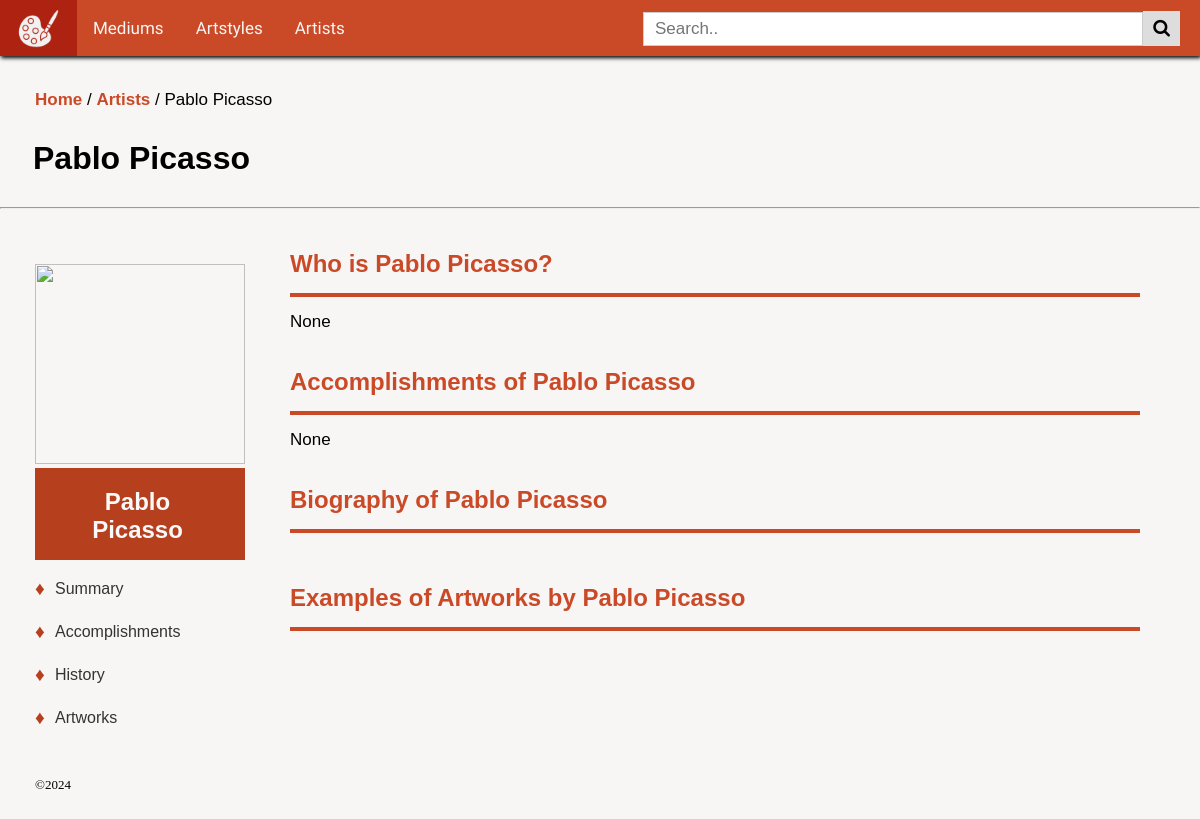
/artist/2, run on an earlier commit of the app's database.
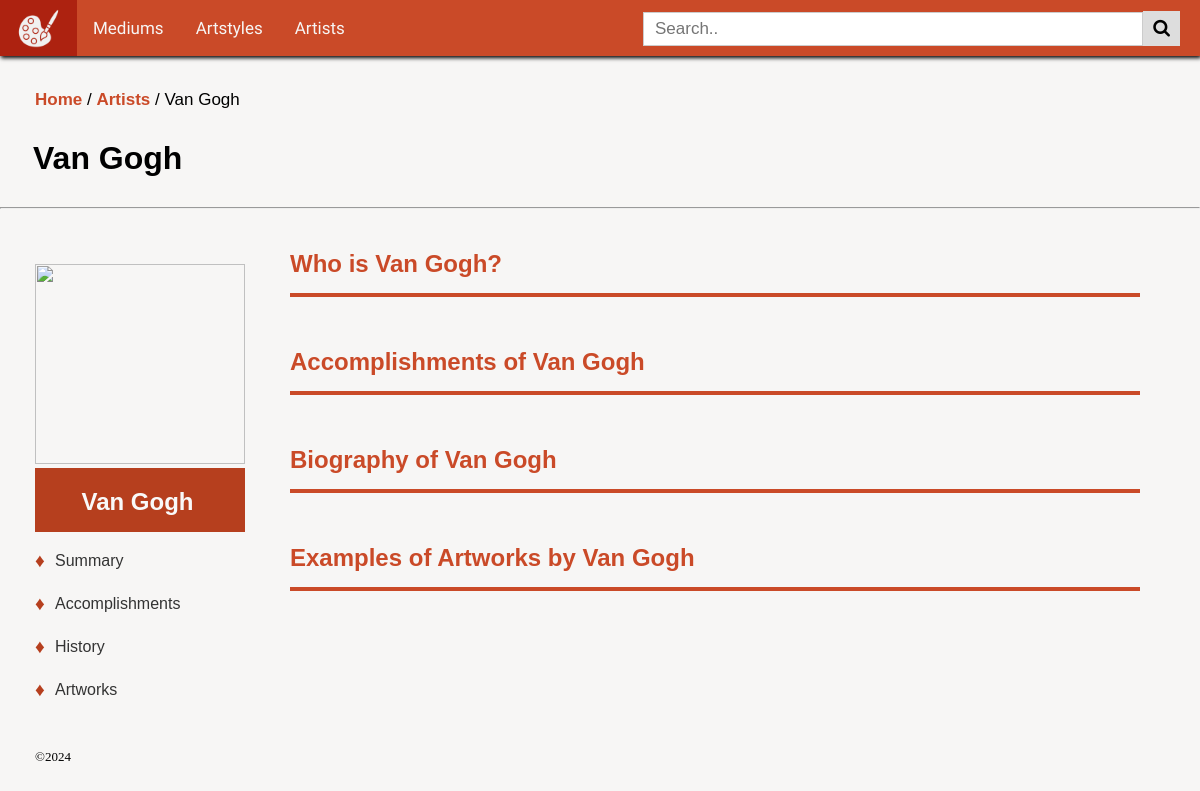
And on a later commit of the database.
### tables this page shows
CREATE TABLE Artists (id INTEGER PRIMARY KEY AUTOINCREMENT, name TEXT NOT NULL, image TEXT, summary TEXT, accomplishments TEXT, biography TEXT, created_at TEXT);

### routes.py (the view)
@app.route('/artist/<int:id>')
def artist(id):
    conn = get_db()
    cur = conn.cursor()
    cur.execute("SELECT * FROM Artists WHERE id = ?", (id,))
    artist = cur.fetchone()
    if not artist:
        return render_template('error.html', message="Artist not found"), 404
    cur.execute("SELECT * FROM Artworks WHERE artist_id = ?", (id,))
    artworks = cur.fetchall()
    conn.close()
    return render_template('artist.html', artist=artist,
                           artworks=artworks)

### routes.py (called while the page is built)
def get_db():
    conn = sqlite3.connect(DATABASE)
    return conn

### templates/artist.html (shortened to what this page needs)
{% extends "layout.html" %}
{% block content %}
<p class="space">
    <a href="/" class="link">Home</a> / <a href="/artist" class="link">Artists </a>/ {{artist[1]}}
</p>
<h1> {{artist[1]}} </h1>
<hr/>
<div class="content-container">
    <div class="table-of-contents">
        <img src="{{artist[2]}}">
        <div class="toc-title">
             <h2> {{artist[1]}} </h2>
        </div>
        <div class="toc-chapters">
            <li><a href="#summary" class="toc-link">Summary</a></li>
            <li><a href="#accomplishments" class="toc-link">Accomplishments</a></li>
            <li><a href="#biography" class="toc-link">History</a></li>
            <li><a href="#artworks" class="toc-link">Artworks</a></li>
        </div>
    </div>
    <div class="main-content">
        <section id="summary">
            <h2> Who is {{artist[1]}}? </h2>
            <div class="border-block"></div>
            <p> {{artist[3]}} </p>
        </section>
        <section id="accomplishments">
            <h2> Accomplishments of {{artist[1]}} </h2>
            <div class="border-block"></div>
            <p> {{artist[4]|safe}} </p>
        </section>
        <section id="biography">
            <h2> Biography of {{artist[1]}} </h2>
            <div class="border-block"></div>
            <p> {{artist[5]|safe}} </p>
        </section>
        <section id="artworks">
            <h2> Examples of Artworks by {{artist[1]}} </h2>
            <div class="border-block"></div>
        </section>
    </div>
</div>
{% endblock %}

### templates/layout.html (shortened to what this page needs)
<!doctype html>
<html>
<head>
    <link rel="stylesheet" href="https://cdnjs.cloudflare.com/ajax/libs/font-awesome/4.7.0/css/font-awesome.min.css">
    <link rel="stylesheet" href="/static/style.css">
</head>
<body>
<nav>
    <div class="topnav">
        <a class="logo" href="/">
            <img src="/static/images/Icon.png" alt="Home" title="Home" aria-label="Home">
        </a>
        <a href="/medium">Mediums</a>
        <a href="/artstyle">Artstyles</a>
        <a href="/artist">Artists</a>
        <div class="search-container">
            <form action="/search" method="POST" onsubmit="return validateSearch()">
                <input type="text" id="query" name="search_term" placeholder=" Search..">
                <button type="submit"><i class="fa fa-search"></i></button>
            </form>
        </div>
    </div>
</nav>
<div style="height: 1500px;">
    <main>
        {% block content %}{% endblock %}
    </main>
<footer>
    <p><font size="2px"> ©2024 </font></p>
</footer>
</body>
</html>

### static/style.css (style rules this page uses)
html { scroll-behavior: smooth; }
body { margin: 0; padding: 0; height: 100%; background-color: #f7f6f5; overflow-x: hidden; }
main { margin-top: 30px; padding-top: 5px; font-family: 'Calibri', sans-serif; }
h1 { font-family: "Arial", sans-serif; margin: 30px 40px 30px 33px; text-decoration: none !important; }
h2 { font-family: "Arial", sans-serif; color: #ca4a28; margin-left: 35px; margin-right: 40px; margin-bottom: 15px; text-decoration: none !important; }
p { padding-top: 5px; font-size: 17px; margin-left: 35px; margin-right: 50px; }
img { height: auto; max-width: 100%; }
.link { text-decoration: none; color: #ca4a28; font-weight: bold; }
.space { margin-top:50px }
.topnav { display: flex; justify-content: space-between; position: fixed; top: 0; left: 0; width: 100%; background-color: #ca4a28; box-shadow: 1px 2px 4px black; z-index: 1000; }
.topnav a { font-family: "Grandstander", cursive; color: #f7f6f5; text-align: center; padding: 18px 16px; text-decoration: none; font-size: 17px; flex: 0 1 auto; }
.topnav a.logo { background-color: #ad2210; color: white; transition: all 0.3s ease; border: none; padding: 2px 16px; display: flex; align-items: center; text-align: left; box-sizing: border-box; }
.topnav img { max-height: 45px; max-width: 45px; }
.topnav .search-container { display: flex; align-items: center; margin-left: auto; }
.topnav input[type=text] { padding: 6px; font-size: 17px; border: none; width: 500px; border: 1px solid #ccc; }
.topnav .search-container button { padding: 7px 10px; background: #ddd; font-size: 18px; border: none; cursor: pointer; margin: 0px 20px 0px -4px; }
.topnav input[type=text] { border: 1px solid #ccc; }
* { box-sizing: border-box; }
.main-content p { margin-top: 0px; margin-bottom: 4px; }
.content-container { margin: 55px 25px 0px 25px; display: grid; grid-template-columns: 20% 80%; }
.table-of-contents { margin: 0px 10px 5px 10px; position: sticky; top: 85px; align-self: start; z-index: 10; }
.table-of-contents img { object-fit: cover; width: 100%; height: 200px; object-position: 100% 20%; }
.toc-title { background-color: #b63f1e; padding: 0.5px; }
.toc-title h2 { text-align: center; color: #f9f9f9; }
.border-block { background-color: #ca4a28; padding: 2px; margin: 0px 35px 10px 35px; }
.toc-chapters { list-style-type: none; margin-left: 20px; margin-top: 15px; }
.toc-link { position: relative; text-decoration: none; display: block; color: #333; padding: 5px 0; margin-bottom: 15px; }
.toc-link::before { content: '♦'; position: absolute; left: -20px; top: 50%; transform: translateY(-50%); opacity: 1; color: #b63f1e; font-size: 1.2em; }
section { position: relative; padding-top: 66px; margin-top: -100px; }

What changed in the data, as far as the page shows it:
changed Artists: name "Pablo Picasso" → "Van Gogh"
Also different on the page:
{{ artist[3] }}: "None" → (not shown)
{{ artist[4]|safe }}: "None" → (not shown)
